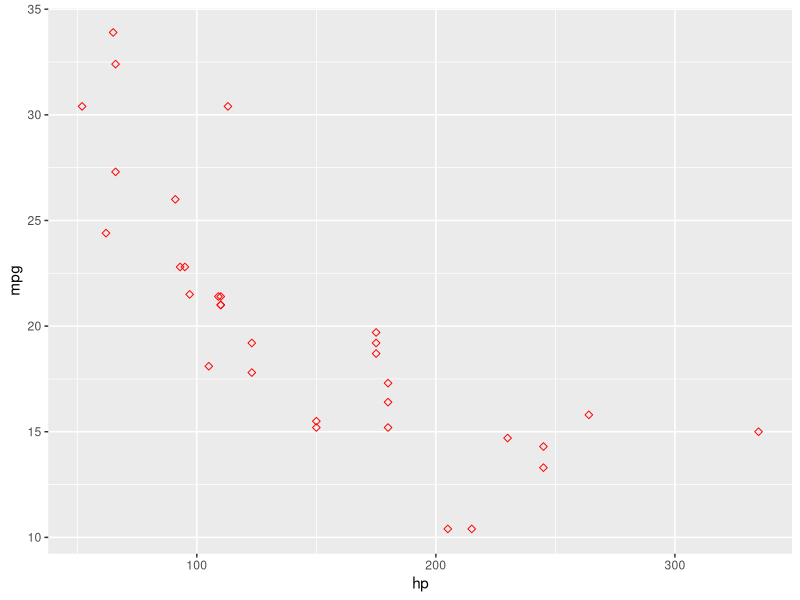
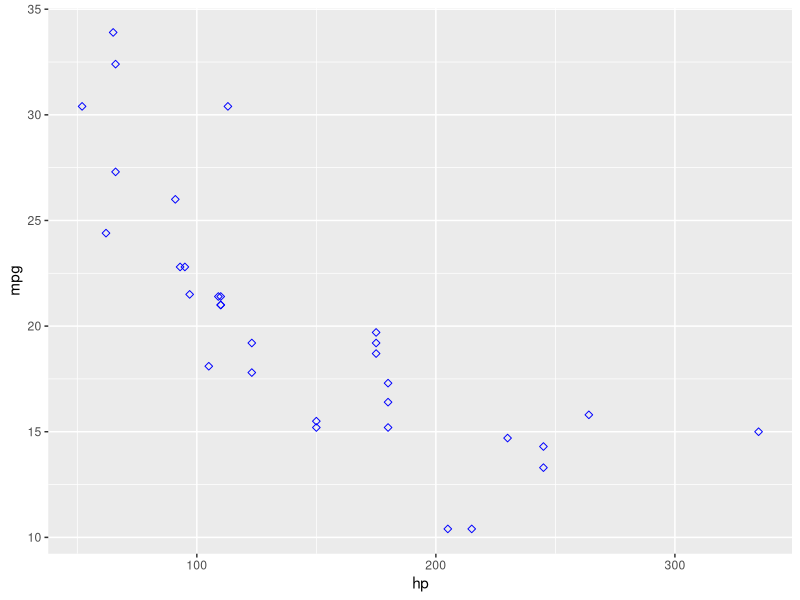
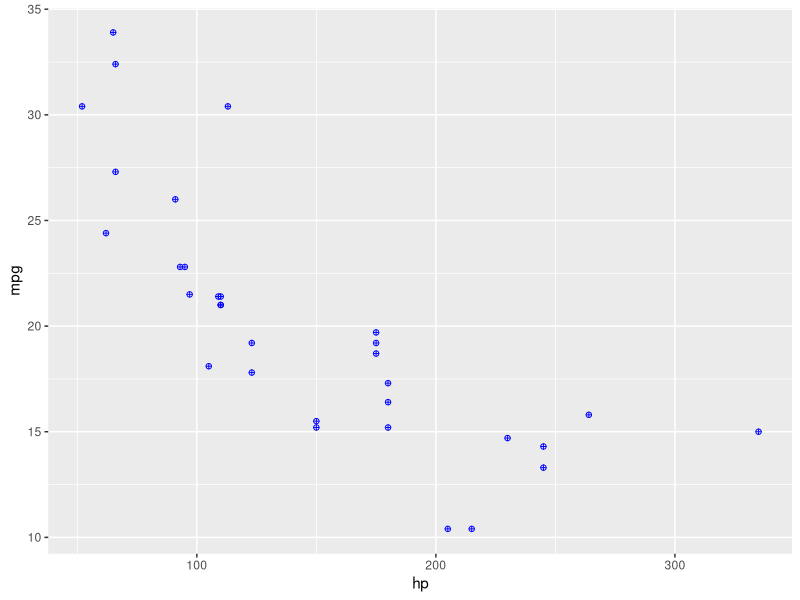
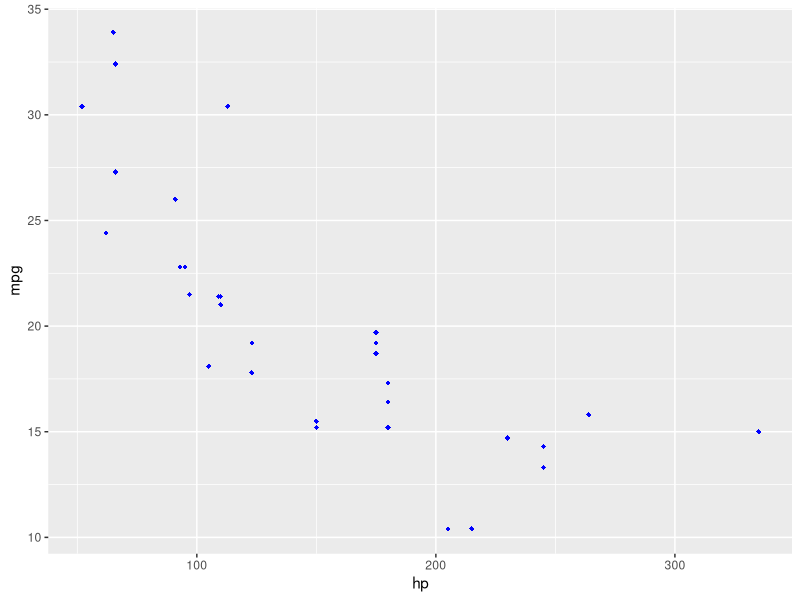
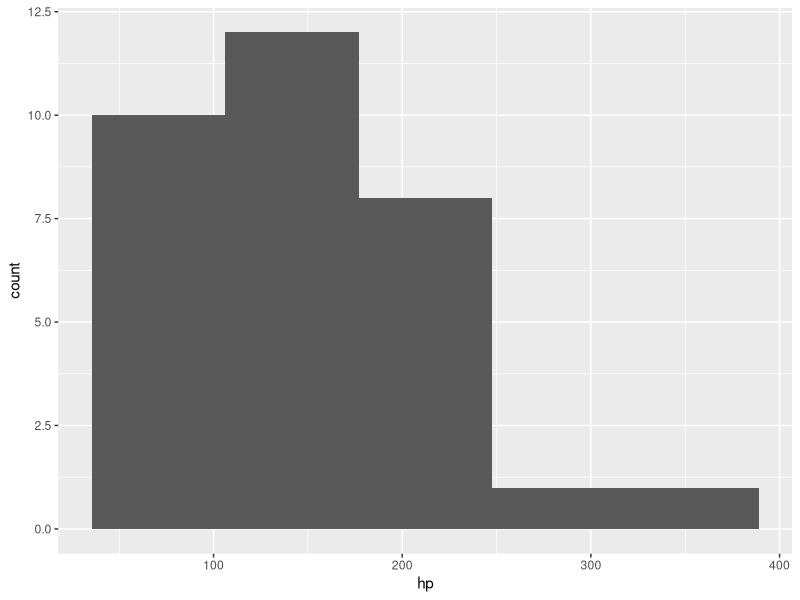
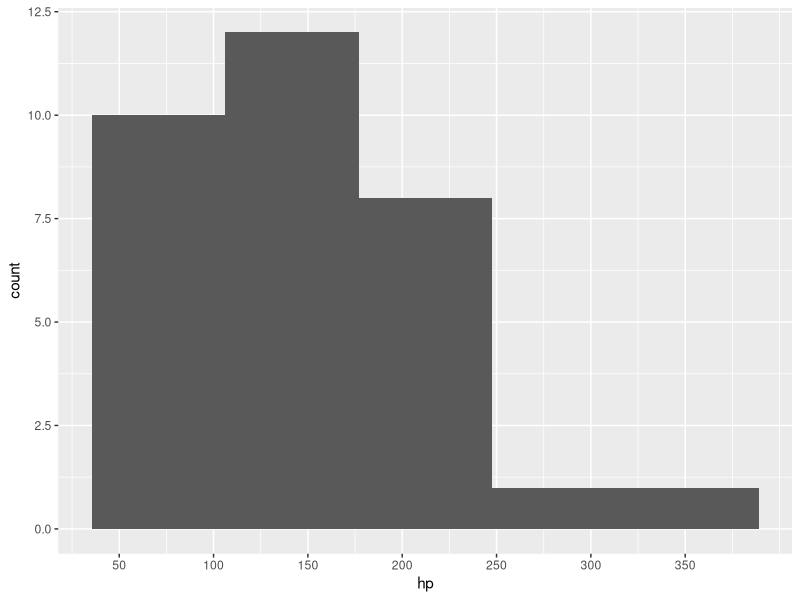
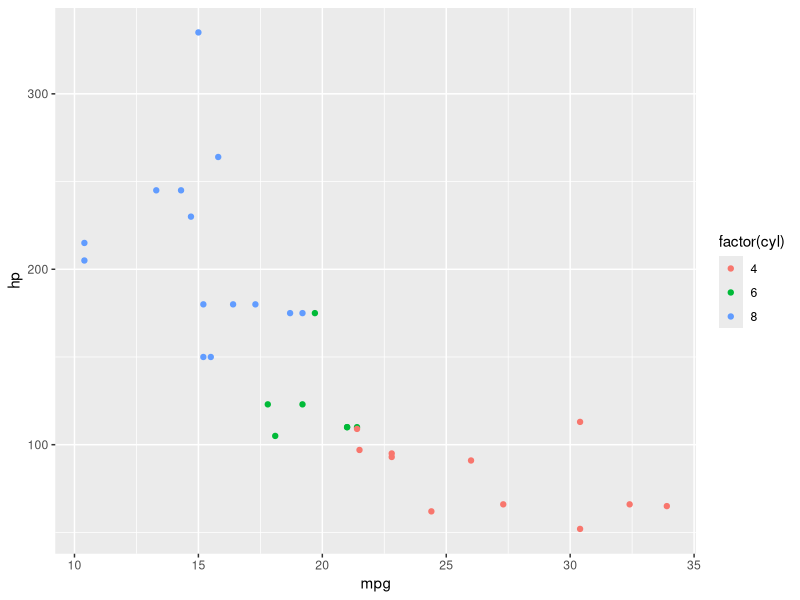
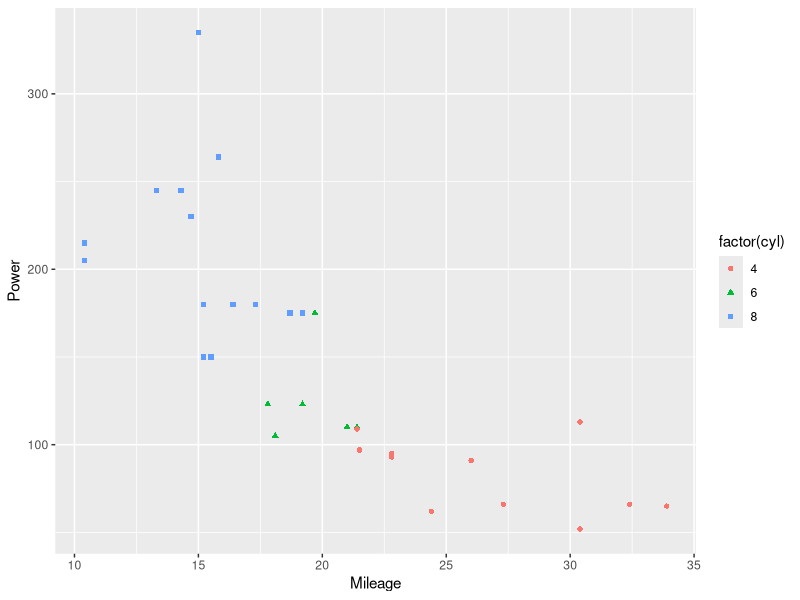

The R source for these figures, in order:
getwd() ## 19/11/2024
setwd("D:/Abhijeet/CNG/Sem 001/R Prog/R Files")

library(ggplot2)
g <- ggplot(mtcars, aes(x=hp, y=mpg))
g+ geom_point(col="red", pch=5)

## Change the chape
g + geom_point(col="blue", shape = 5)

g + geom_point(col="blue", shape = 10)

g + geom_point(col="blue", shape = 18)

## Histogram
ggplot(mtcars, aes(x = hp)) + geom_histogram(bins=5)
## Why the bars are not aligned with values on x axis??
##Solution
ggplot(mtcars, aes(x = hp)) + geom_histogram(bins=5)+
  scale_x_continuous(breaks = seq(0, 350, by = 50))
## not working



## Using colour as third variable
f <- ggplot(mtcars, aes (x = mpg, y= hp, color =  factor(cyl)))
f + geom_point() ## Interprete the graph.

f <- ggplot(mtcars, aes (x = mpg, y= hp, shape = factor(cyl), color =  factor(cyl)))
f + geom_point()+ labs(x= "Mileage", y = "Power") ## Changing the shape of points.
## shape = factor(cyl) - changing the shape of cyl based on frequencies.

## Scatter plot of large number of points (Over plotting)
xy <- data.frame(x = rnorm(10000), y = rnorm(10000))
ggplot(xy, aes(x,y))+geom_point(col = "skyblue")

xy <- data.frame(x = rnorm(10000), y = rnorm(10000))
ggplot(xy, aes(x,y))+geom_point(alpha = 0.05, col = "blue")
## alpha = 0.05: This sets the transparency of the points. 
## The value 0.05 means the points will be highly transparent, 
## allowing overlapping points to be visible. 
## The lower the value of alpha, the more transparent the points are.


## Working with facets in ggplots
p <- ggplot(mtcars, aes (x = mpg, y= hp)) + geom_point()
p+ facet_grid(.~cyl) ## segregating in different panels.

p <- ggplot(mtcars, aes (x = mpg, y= hp)) + geom_point()
p+ facet_grid(cyl~.) ## segregating in different panels.


## 4 variables
p <- ggplot(mtcars, aes(x = mpg, y = hp)) + geom_point()
p+facet_grid(gear~cyl) ## y~x
View(mtcars)

## Arranging plots
data(mpg)
View(mpg)
?mpg
p1 <- ggplot(mpg) + geom_point(aes(x = displ, y = hwy))
p1

p2 <- ggplot(mpg)+ geom_bar(aes(x = as.character(year), fill = drv),
      position = "dodge")+ labs(x = "gear")
p2

p3 <- ggplot(mpg) + geom_density(aes (x = hwy, fill = drv), colour= NA)+ 
  facet_grid(rows = vars(drv))
p3

library(patchwork)
p1+p2
p1/p2
p1+p2/p3

ggplot(mtcars, aes(hp, mpg)) + 
  geom_point() + geom_smooth(method = "lm")
## The shaded area if confidence interval.
## For a given point in shaded area the confidence level is 95%
## Ask again

ggplot(mtcars, aes(hp, mpg)) + 
  geom_point() + geom_smooth()











